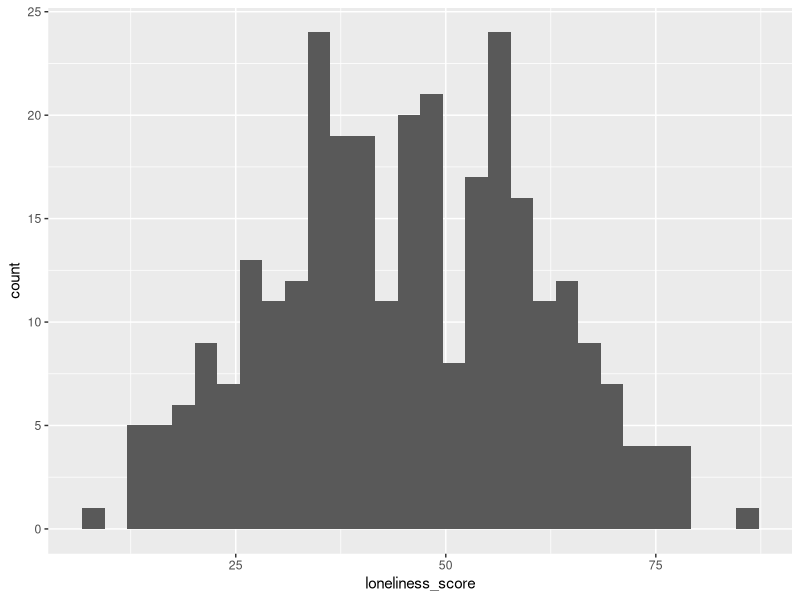
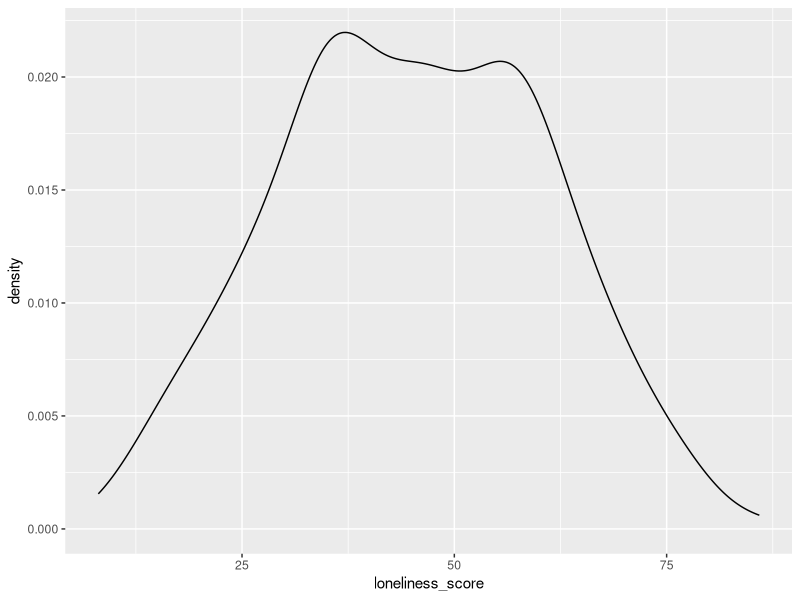
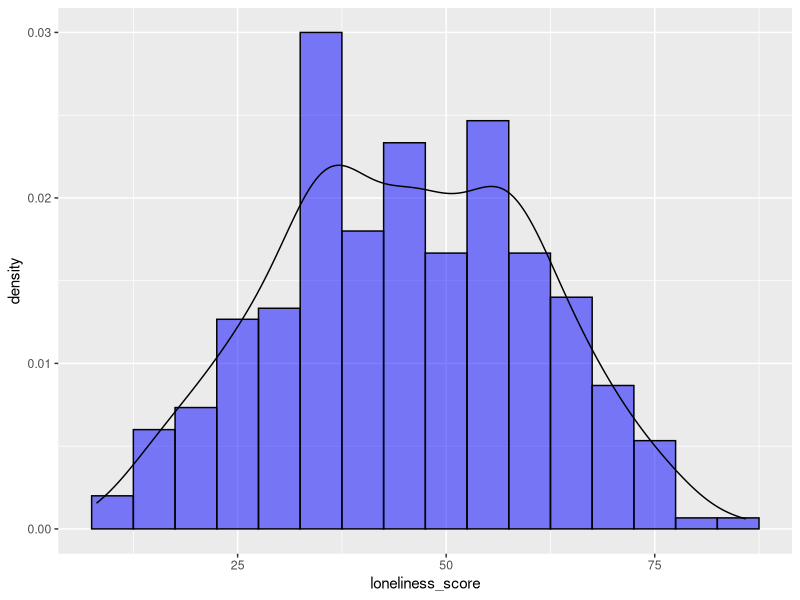
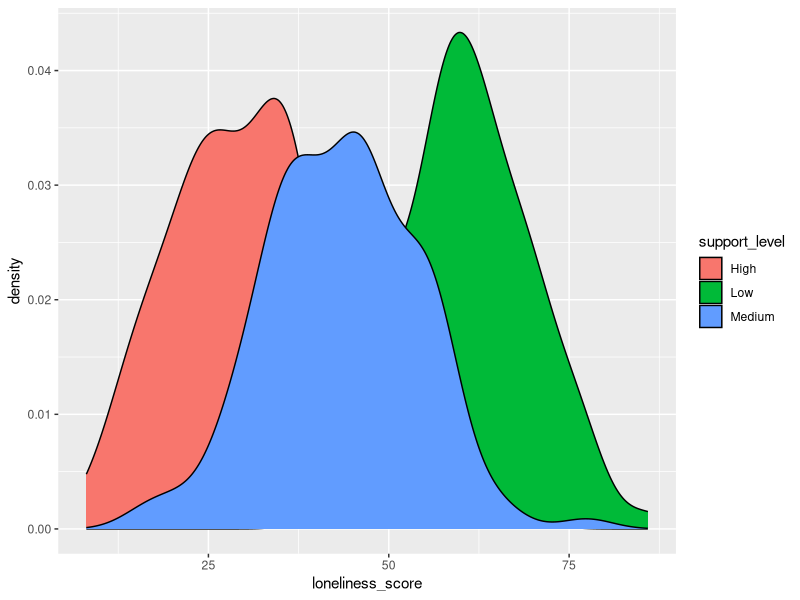
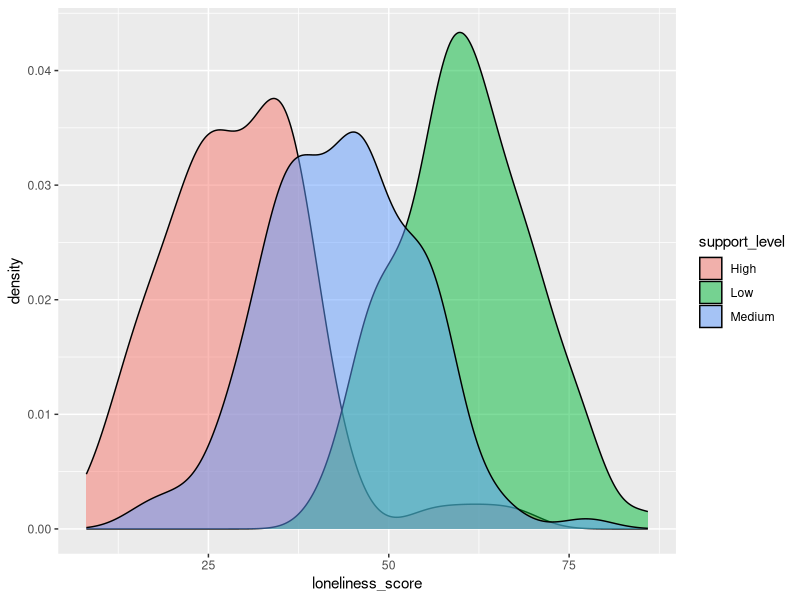
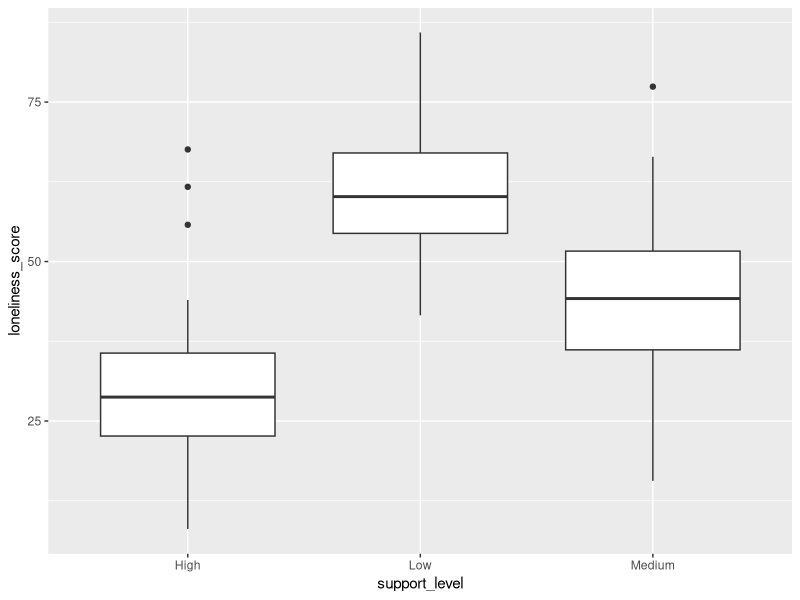
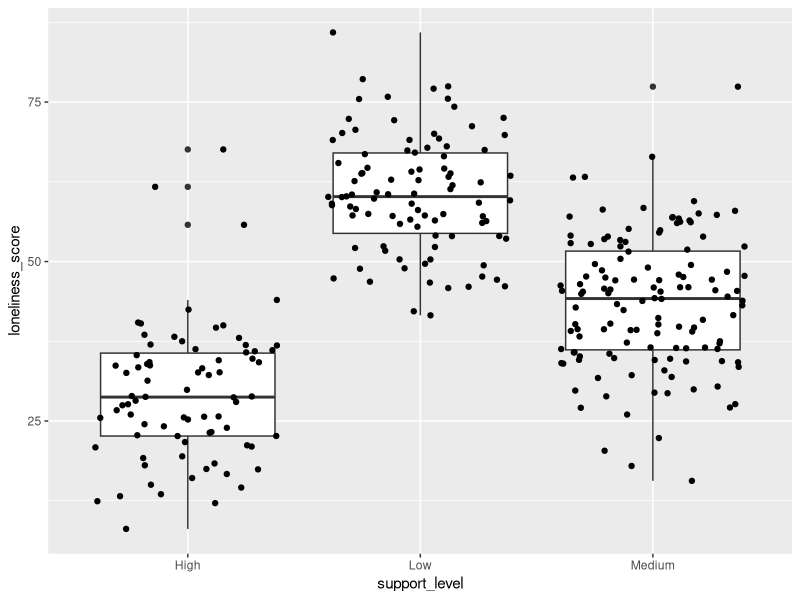
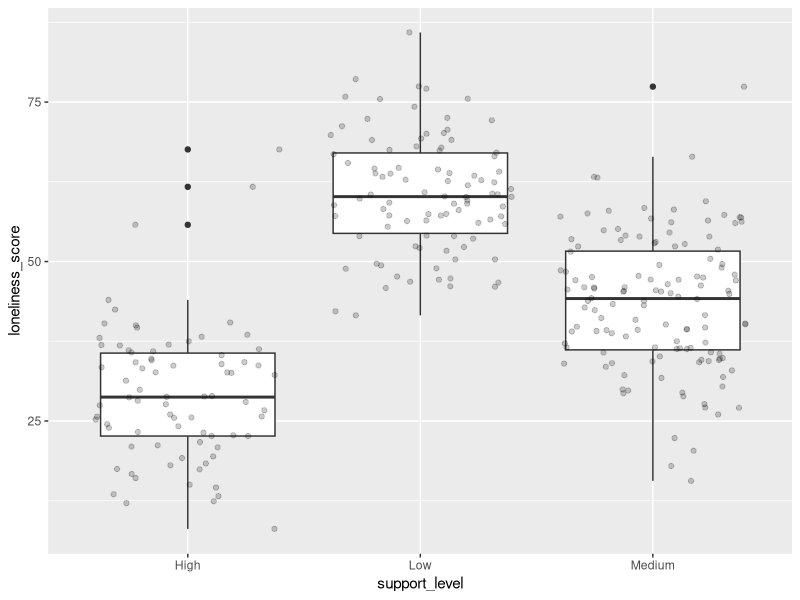

Here is the R script that generated these plots, in order:
## ---- chunk 1
#| include: false
library(tidyverse)
library(ggridges)
library(kableExtra)
## ---- chunk 2
#| include: false
therapy_df <- read_csv("data-raw/therapy_data.csv")
## ---- chunk 3

head(therapy_df)
## ---- chunk 4
#| echo: false
ggplot(therapy_df, aes(x = loneliness_score)) +
  geom_histogram()
## ---- chunk 5
ggplot(therapy_df, aes(x = loneliness_score)) +
  geom_density()
## ---- chunk 6
ggplot(therapy_df, aes(x = loneliness_score, y = after_stat(density))) +
  geom_histogram(binwidth = 5, fill = "blue", 
                 color = "black", alpha = 0.5) +
  geom_density()
## ---- chunk 7
#| echo: false
ggplot(therapy_df, aes(x = loneliness_score)) +
  geom_density(aes(fill = support_level))
## ---- chunk 8
#| echo: false
ggplot(therapy_df, aes(x = loneliness_score)) +
  geom_density(aes(fill = support_level), alpha = 0.5)
## ---- chunk 9
ggplot(therapy_df, aes(x = support_level, y = loneliness_score)) +
  geom_boxplot()
## ---- chunk 10
#| echo: false
ggplot(therapy_df, aes(x = support_level, y = loneliness_score)) +
  geom_boxplot() +
  geom_jitter()
## ---- chunk 11
#| echo: false
ggplot(therapy_df, aes(x = support_level, y = loneliness_score)) +
  geom_boxplot() +
  geom_jitter(alpha = 0.2)
## ---- chunk 12
#| echo: false
ggplot(therapy_df, aes(x = support_level, y = loneliness_score)) +
  geom_boxplot() +
  stat_summary(fun = mean, geom = "point", color = "red")
## ---- chunk 13
ggplot(therapy_df, aes(x = support_level, y = loneliness_score)) +
  geom_violin()
## ---- chunk 14
ggplot(therapy_df, aes(x = support_level, y = loneliness_score)) + 
  geom_violin() +
  geom_boxplot()
## ---- chunk 15
#| echo: false
ggplot(therapy_df, aes(x = support_level, y = loneliness_score)) + 
  geom_violin() +
  geom_boxplot(width = 0.1)
## ---- chunk 16
#| echo: false
ggplot(therapy_df, aes(x = support_level, y = loneliness_score)) + 
  geom_violin(aes(fill = support_level)) +
  geom_boxplot(width = 0.1)
## ---- chunk 17
ggplot(therapy_df, aes(x = loneliness_score, y = support_level)) +
  geom_density_ridges()
## ---- chunk 18
#| echo: false
ggplot(therapy_df, aes(x = loneliness_score, y = support_level)) +
  geom_density_ridges(aes(fill = support_level), alpha = 0.5)
## ---- chunk 19
# This code generates the new variable
therapy_df <- therapy_df %>%
  mutate(loneliness_level = ifelse(loneliness_score > median(loneliness_score), "high", "low"))

# We can see that this new variable is added to therapy_df
head(therapy_df)
## ---- chunk 20
#| include: false
ggplot(therapy_df, aes(x = loneliness_level, y = wellbeing_score)) +
  geom_violin(aes(fill = loneliness_level), alpha = 0.5) +
  geom_boxplot(width = 0.1)
